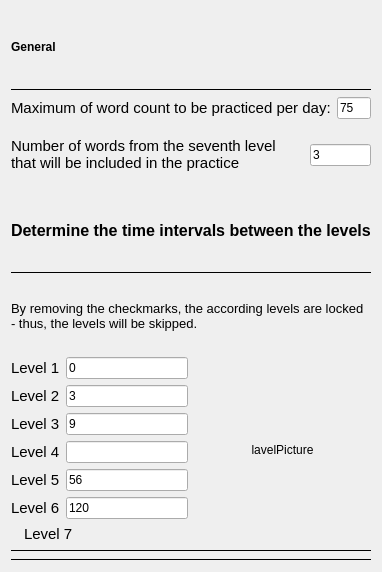
                  <widget class="QWidget" name="scrollAreaWidgetContents_3">
                   <property name="geometry">
                    <rect>
                     <x>0</x>
                     <y>0</y>
                     <width>377</width>
                     <height>572</height>
                    </rect>
                   </property>
                   <layout class="QVBoxLayout" name="verticalLayout_15">
                    <item>
                     <widget class="QLabel" name="label_52">
                      <property name="font">
                       <font>
                        <weight>75</weight>
                        <bold>true</bold>
                       </font>
                      </property>
                      <property name="text">
                       <string>General</string>
                      </property>
                     </widget>
                    </item>
                    <item>
                     <widget class="Line" name="line_6">
                      <property name="frameShadow">
                       <enum>QFrame::Plain</enum>
                      </property>
                      <property name="orientation">
                       <enum>Qt::Horizontal</enum>
                      </property>
                     </widget>
                    </item>
                    <item>
                     <layout class="QHBoxLayout" name="horizontalLayout_54">
                      <property name="topMargin">
                       <number>0</number>
                      </property>
                      <property name="bottomMargin">
                       <number>4</number>
                      </property>
                      <item>
                       <widget class="QLabel" name="label_51">
                        <property name="sizePolicy">
                         <sizepolicy hsizetype="Expanding" vsizetype="Preferred">
                          <horstretch>0</horstretch>
                          <verstretch>0</verstretch>
                         </sizepolicy>
                        </property>
                        <property name="font">
                         <font>
                          <pointsize>11</pointsize>
                          <weight>50</weight>
                          <bold>false</bold>
                         </font>
                        </property>
                        <property name="text">
                         <string>Maximum of word count to be practiced per day:</string>
                        </property>
                       </widget>
                      </item>
                      <item>
                       <widget class="QLineEdit" name="maxWordCount">
                        <property name="text">
                         <string notr="true">75</string>
                        </property>
                       </widget>
                      </item>
                     </layout>
                    </item>
                    <item>
                     <layout class="QHBoxLayout" name="horizontalLayout_53">
                      <property name="topMargin">
                       <number>0</number>
                      </property>
                      <property name="bottomMargin">
                       <number>8</number>
                      </property>
                      <item>
                       <widget class="QLabel" name="label_36">
                        <property name="sizePolicy">
                         <sizepolicy hsizetype="Expanding" vsizetype="Fixed">
                          <horstretch>0</horstretch>
                          <verstretch>0</verstretch>
                         </sizepolicy>
                        </property>
                        <property name="font">
                         <font>
                          <pointsize>11</pointsize>
                          <weight>50</weight>
                          <bold>false</bold>
                         </font>
                        </property>
                        <property name="text">
                         <string>Number of words from the seventh level that will be included in the practice coincidentally:</string>
                        </property>
                        <property name="wordWrap">
                         <bool>true</bool>
                        </property>
                       </widget>
                      </item>
                      <item>
                       <widget class="QLineEdit" name="RandomVocConfigLine">
                        <property name="sizePolicy">
                         <sizepolicy hsizetype="Expanding" vsizetype="Fixed">
                          <horstretch>0</horstretch>
                          <verstretch>0</verstretch>
                         </sizepolicy>
                        </property>
                        <property name="text">
                         <string notr="true">3</string>
                        </property>
                        <property name="placeholderText">
                         <string/>
                        </property>
                       </widget>
                      </item>
                     </layout>
                    </item>
                    <item>
                     <widget class="QLabel" name="label_22">
                      <property name="sizePolicy">
                       <sizepolicy hsizetype="MinimumExpanding" vsizetype="Minimum">
                        <horstretch>0</horstretch>
                        <verstretch>0</verstretch>
                       </sizepolicy>
                      </property>
                      <property name="font">
                       <font>
                        <pointsize>12</pointsize>
                        <weight>75</weight>
                        <bold>true</bold>
                       </font>
                      </property>
                      <property name="text">
                       <string>Determine the time intervals between the levels</string>
                      </property>
                     </widget>
                    </item>
                    <item>
                     <widget class="Line" name="line_21">
                      <property name="frameShadow">
                       <enum>QFrame::Plain</enum>
                      </property>
                      <property name="lineWidth">
                       <number>1</number>
                      </property>
                      <property name="midLineWidth">
                       <number>0</number>
                      </property>
                      <property name="orientation">
                       <enum>Qt::Horizontal</enum>
                      </property>
                     </widget>
                    </item>
                    <item>
                     <widget class="QLabel" name="label_6">
                      <property name="font">
                       <font>
                        <pointsize>10</pointsize>
                       </font>
                      </property>
                      <property name="text">
                       <string>By removing the checkmarks, the according levels are locked - thus, the levels will be skipped.</string>
                      </property>
                      <property name="wordWrap">
                       <bool>true</bool>
                      </property>
                     </widget>
                    </item>
                    <item>
                     <layout class="QHBoxLayout" name="horizontalLayout_55">
                      <item>
                       <layout class="QVBoxLayout" name="verticalLayout_7">
                        <item>
                         <layout class="QHBoxLayout" name="horizontalLayout_13">
                          <property name="spacing">
                           <number>6</number>
                          </property>
                          <item>
                           <widget class="QLabel" name="label_24">
                            <property name="sizePolicy">
                             <sizepolicy hsizetype="Fixed" vsizetype="Preferred">
                              <horstretch>0</horstretch>
                              <verstretch>0</verstretch>
                             </sizepolicy>
                            </property>
                            <property name="font">
                             <font>
                              <pointsize>11</pointsize>
                             </font>
                            </property>
                            <property name="text">
                             <string>Level 1</string>
                            </property>
                           </widget>
                          </item>
                          <item>
                           <widget class="QLineEdit" name="deck1_interval_lineedit">
                            <property name="sizePolicy">
                             <sizepolicy hsizetype="Expanding" vsizetype="Fixed">
                              <horstretch>0</horstretch>
                              <verstretch>0</verstretch>
                             </sizepolicy>
                            </property>
                            <property name="inputMethodHints">
                             <set>Qt::ImhNone</set>
                            </property>
                            <property name="inputMask">
                             <string notr="true"/>
                            </property>
                            <property name="text">
                             <string notr="true">0</string>
                            </property>
                           </widget>
                          </item>
                         </layout>
                        </item>
                        <item>
                         <layout class="QHBoxLayout" name="horizontalLayout_14">
                          <property name="spacing">
                           <number>6</number>
                          </property>
                          <item>
                           <widget class="QLabel" name="label_26">
                            <property name="sizePolicy">
                             <sizepolicy hsizetype="Minimum" vsizetype="Preferred">
                              <horstretch>0</horstretch>
                              <verstretch>0</verstretch>
                             </sizepolicy>
                            </property>
                            <property name="font">
                             <font>
                              <pointsize>11</pointsize>
                             </font>
                            </property>
                            <property name="text">
                             <string>Level 2</string>
                            </property>
                           </widget>
                          </item>
                          <item>
                           <widget class="QLineEdit" name="deck2_interval_lineedit">
                            <property name="inputMethodHints">
                             <set>Qt::ImhNone</set>
                            </property>
                            <property name="text">
                             <string notr="true">3</string>
                            </property>
                           </widget>
                          </item>
                         </layout>
                        </item>
                        <item>
                         <layout class="QHBoxLayout" name="horizontalLayout_17">
                          <item>
                           <widget class="QLabel" name="label_28">
                            <property name="font">
                             <font>
                              <pointsize>11</pointsize>
                             </font>
                            </property>
                            <property name="text">
                             <string>Level 3</string>
                            </property>
                           </widget>
                          </item>
                          <item>
                           <widget class="QLineEdit" name="deck3_interval_lineedit">
                            <property name="inputMethodHints">
                             <set>Qt::ImhNone</set>
                            </property>
                            <property name="text">
                             <string notr="true">9</string>
                            </property>
                           </widget>
                          </item>
                         </layout>
                        </item>
                        <item>
                         <layout class="QHBoxLayout" name="horizontalLayout_35">
                          <item>
                           <widget class="QLabel" name="label_30">
                            <property name="font">
                             <font>
                              <pointsize>11</pointsize>
                             </font>
                            </property>
                            <property name="text">
                             <string>Level 4</string>
                            </property>
                           </widget>
                          </item>
                          <item>
                           <widget class="QLineEdit" name="deck4_interval_lineedit">
                            <property name="inputMethodHints">
                             <set>Qt::ImhNone</set>
                            </property>
                            <property name="text">
                             <string notr="true"/>
                            </property>
                           </widget>
                          </item>
                         </layout>
                        </item>
                        <item>
                         <layout class="QHBoxLayout" name="horizontalLayout_36">
                          <item>
                           <widget class="QLabel" name="label_32">
                            <property name="font">
                             <font>
                              <pointsize>11</pointsize>
                             </font>
                            </property>
                            <property name="text">
                             <string>Level 5</string>
                            </property>
                           </widget>
                          </item>
                          <item>
                           <widget class="QLineEdit" name="deck5_interval_lineedit">
                            <property name="text">
                             <string notr="true">56</string>
                            </property>
                           </widget>
                          </item>
                         </layout>
                        </item>
                        <item>
                         <layout class="QHBoxLayout" name="horizontalLayout_37">
                          <item>
                           <widget class="QLabel" name="label_33">
                            <property name="font">
                             <font>
                              <pointsize>11</pointsize>
                             </font>
                            </property>
                            <property name="text">
                             <string>Level 6</string>
                            </property>
                           </widget>
                          </item>
                          <item>
                           <widget class="QLineEdit" name="deck6_interval_lineedit">
                            <property name="text">
                             <string notr="true">120</string>
                            </property>
                           </widget>
                          </item>
                         </layout>
                        </item>
                        <item>
                         <layout class="QHBoxLayout" name="horizontalLayout_38">
                          <item>
                           <widget class="QLabel" name="step_spacer">
                            <property name="sizePolicy">
                             <sizepolicy hsizetype="Fixed" vsizetype="Preferred">
                              <horstretch>0</horstretch>
                              <verstretch>0</verstretch>
                             </sizepolicy>
                            </property>
                            <property name="text">
                             <string/>
                            </property>
                           </widget>
                          </item>
                          <item>
                           <widget class="QLabel" name="label_34">
                            <property name="font">
                             <font>
                              <pointsize>11</pointsize>
                             </font>
                            </property>
                            <property name="text">
                             <string>Level 7</string>
                            </property>
                           </widget>
                          </item>
                         </layout>
                        </item>
                       </layout>
                      </item>
                      <item>
                       <widget class="QLabel" name="LevelPictureLabel">
                        <property name="sizePolicy">
                         <sizepolicy hsizetype="MinimumExpanding" vsizetype="Maximum">
                          <horstretch>0</horstretch>
                          <verstretch>0</verstretch>
                         </sizepolicy>
                        </property>
                        <property name="accessibleName">
                         <string notr="true"/>
                        </property>
                        <property name="text">
                         <string notr="true">lavelPicture</string>
                        </property>
                        <property name="alignment">
                         <set>Qt::AlignCenter</set>
                        </property>
                       </widget>
                      </item>
                     </layout>
                    </item>
                    <item>
                     <widget class="Line" name="line_4">
                      <property name="frameShadow">
                       <enum>QFrame::Plain</enum>
                      </property>
                      <property name="orientation">
                       <enum>Qt::Horizontal</enum>
                      </property>
                     </widget>
                    </item>
                    <item>
                     <widget class="Line" name="line_11">
                      <property name="frameShadow">
                       <enum>QFrame::Plain</enum>
                      </property>
                      <property name="orientation">
                       <enum>Qt::Horizontal</enum>
                      </property>
                     </widget>
                    </item>
                   </layout>
                  </widget>
